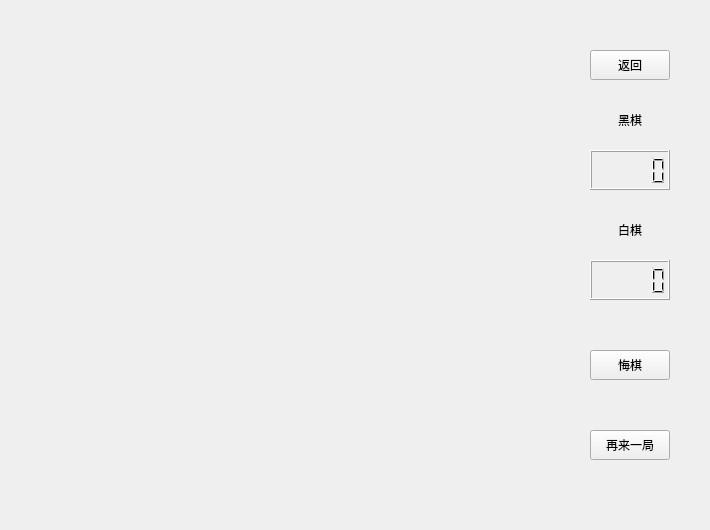
<?xml version="1.0" encoding="UTF-8"?>
<ui version="4.0">
 <class>Chessboard_ai</class>
 <widget class="QWidget" name="Chessboard_ai">
  <property name="geometry">
   <rect>
    <x>0</x>
    <y>0</y>
    <width>710</width>
    <height>530</height>
   </rect>
  </property>
  <property name="windowTitle">
   <string>Form</string>
  </property>
  <widget class="QPushButton" name="re_btn">
   <property name="geometry">
    <rect>
     <x>590</x>
     <y>430</y>
     <width>80</width>
     <height>30</height>
    </rect>
   </property>
   <property name="styleSheet">
    <string notr="true"/>
   </property>
   <property name="text">
    <string>再来一局</string>
   </property>
  </widget>
  <widget class="QPushButton" name="back_btn">
   <property name="geometry">
    <rect>
     <x>590</x>
     <y>50</y>
     <width>80</width>
     <height>30</height>
    </rect>
   </property>
   <property name="styleSheet">
    <string notr="true"/>
   </property>
   <property name="text">
    <string>返回</string>
   </property>
  </widget>
  <widget class="QPushButton" name="hui_btn">
   <property name="geometry">
    <rect>
     <x>590</x>
     <y>350</y>
     <width>80</width>
     <height>30</height>
    </rect>
   </property>
   <property name="text">
    <string>悔棋</string>
   </property>
  </widget>
  <widget class="QLCDNumber" name="bai_num">
   <property name="geometry">
    <rect>
     <x>590</x>
     <y>260</y>
     <width>80</width>
     <height>40</height>
    </rect>
   </property>
  </widget>
  <widget class="QLCDNumber" name="hei_num">
   <property name="geometry">
    <rect>
     <x>590</x>
     <y>150</y>
     <width>80</width>
     <height>40</height>
    </rect>
   </property>
  </widget>
  <widget class="QLabel" name="hei_piece">
   <property name="geometry">
    <rect>
     <x>610</x>
     <y>100</y>
     <width>40</width>
     <height>40</height>
    </rect>
   </property>
   <property name="text">
    <string>黑棋</string>
   </property>
   <property name="alignment">
    <set>Qt::AlignCenter</set>
   </property>
  </widget>
  <widget class="QLabel" name="bai_piece">
   <property name="geometry">
    <rect>
     <x>610</x>
     <y>210</y>
     <width>40</width>
     <height>40</height>
    </rect>
   </property>
   <property name="text">
    <string>白棋</string>
   </property>
   <property name="alignment">
    <set>Qt::AlignCenter</set>
   </property>
  </widget>
 </widget>
 <resources/>
 <connections/>
</ui>
